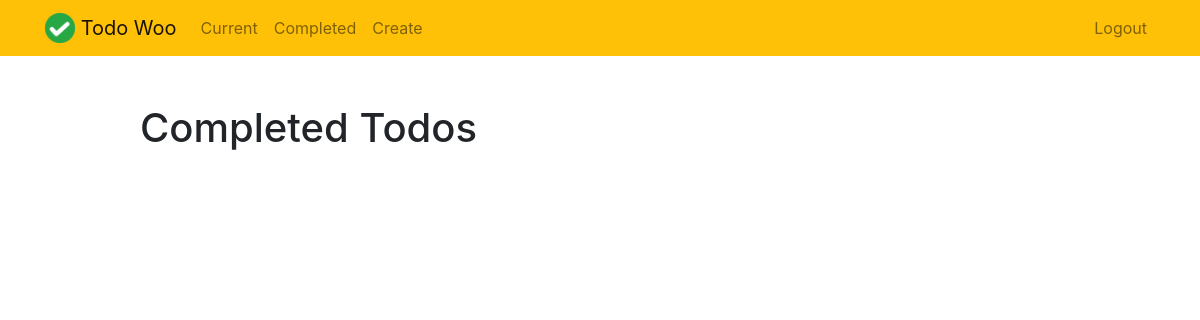
Before: /completed/ (signed in) with the older database file.
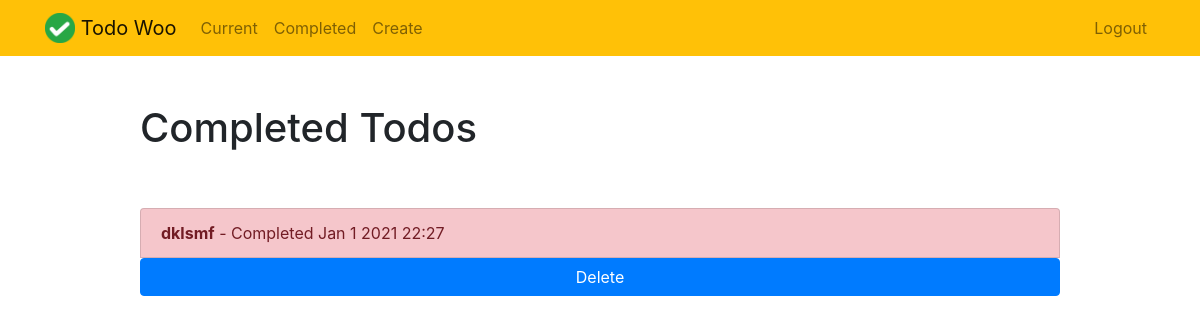
After: the same page with the newer database file.
### todo/models.py (models this page shows, shortened)
class Todo(models.Model):
    title = models.CharField(max_length=200)
    memo = models.TextField(blank=True)
    created = models.DateTimeField(auto_now_add=True)
    datecompleted = models.DateTimeField(null=True, blank=True)
    important = models.BooleanField(default=False)
    user = models.ForeignKey(User, on_delete=models.CASCADE)

### todo/views.py (the view)
# urls.py: path('completed/', views.completedtodos, name='completedtodos'),
@login_required
def completedtodos(request):
    todos = Todo.objects.filter(user=request.user, datecompleted__isnull=False).order_by('-datecompleted')
    return render(request, 'todo/completedtodos.html', {'todos': todos})

### todo/templates/todo/completedtodos.html
{% extends "todo/base.html" %}
{% block content %}
    <div class="row justify-content-center mt-5">
        <div class="col-md-10">
            <h1>Completed Todos</h1>
        </div>
    </div>
    <div class="row justify-content-center mt-5">
        <div class="col-md-10">
            <div class="list-group">
                {% for todo in todos %}
                    <a href="{% url 'viewtodo' todo.id %}" class="list-group-item list-group-item-action{% if todo.important %} list-group-item-danger{% endif %}"><b>{{ todo.title }}</b> - Completed {{ todo.datecompleted|date:'M j Y H:i' }}<a href="{% url 'deletetodo' todo.id %}"<button type="submit" class="btn btn-primary">Delete</button></a></a>
                {% endfor %}
            </div>
        </div>
    </div>
{% endblock %}

Changed rows visible on the page:
now on this page (row edited): Todo: title "dklsmf", datecompleted "Jan 1 2021 22:27"
